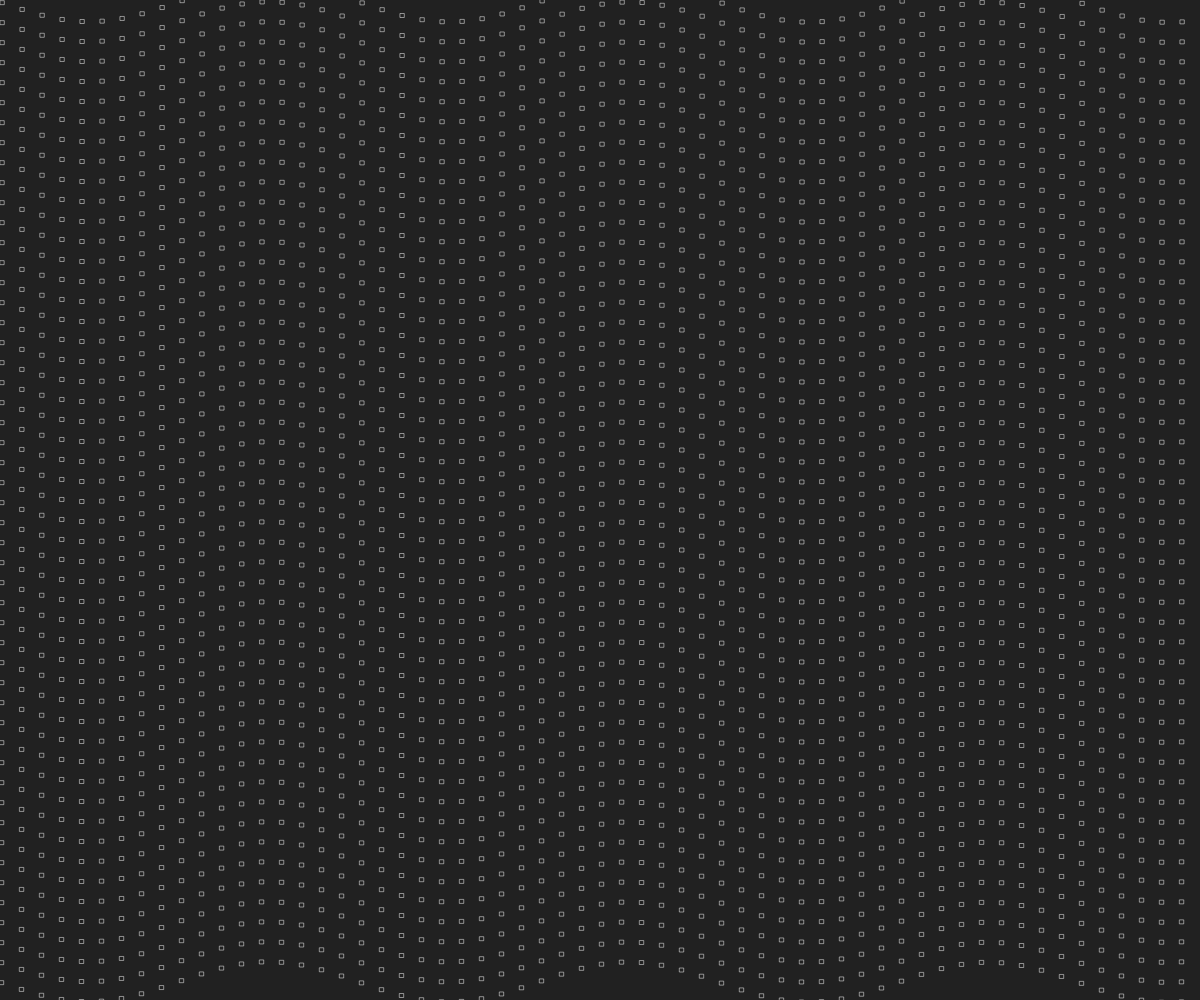
Frame 1 (no input)
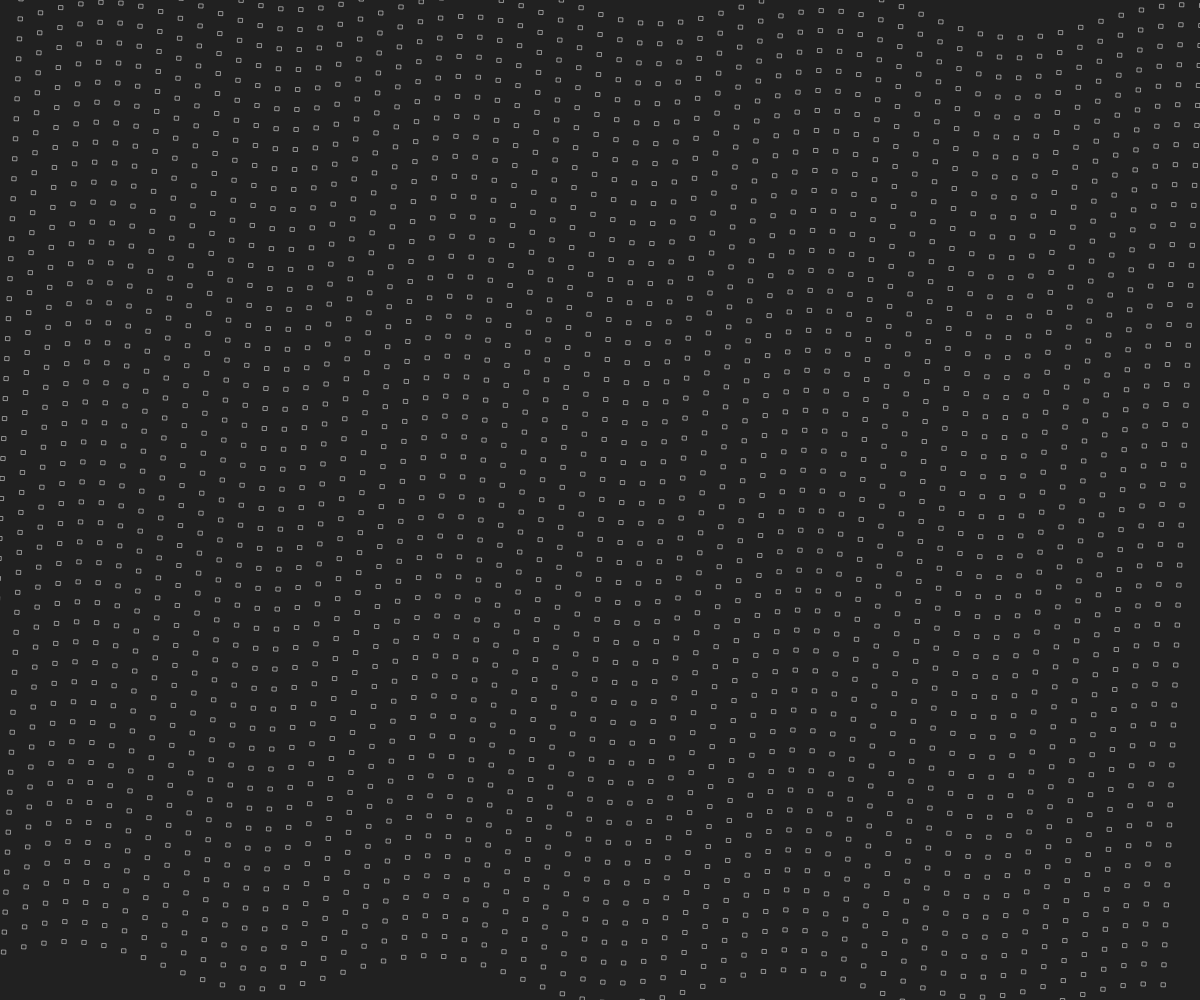
Frame 60 (no input)
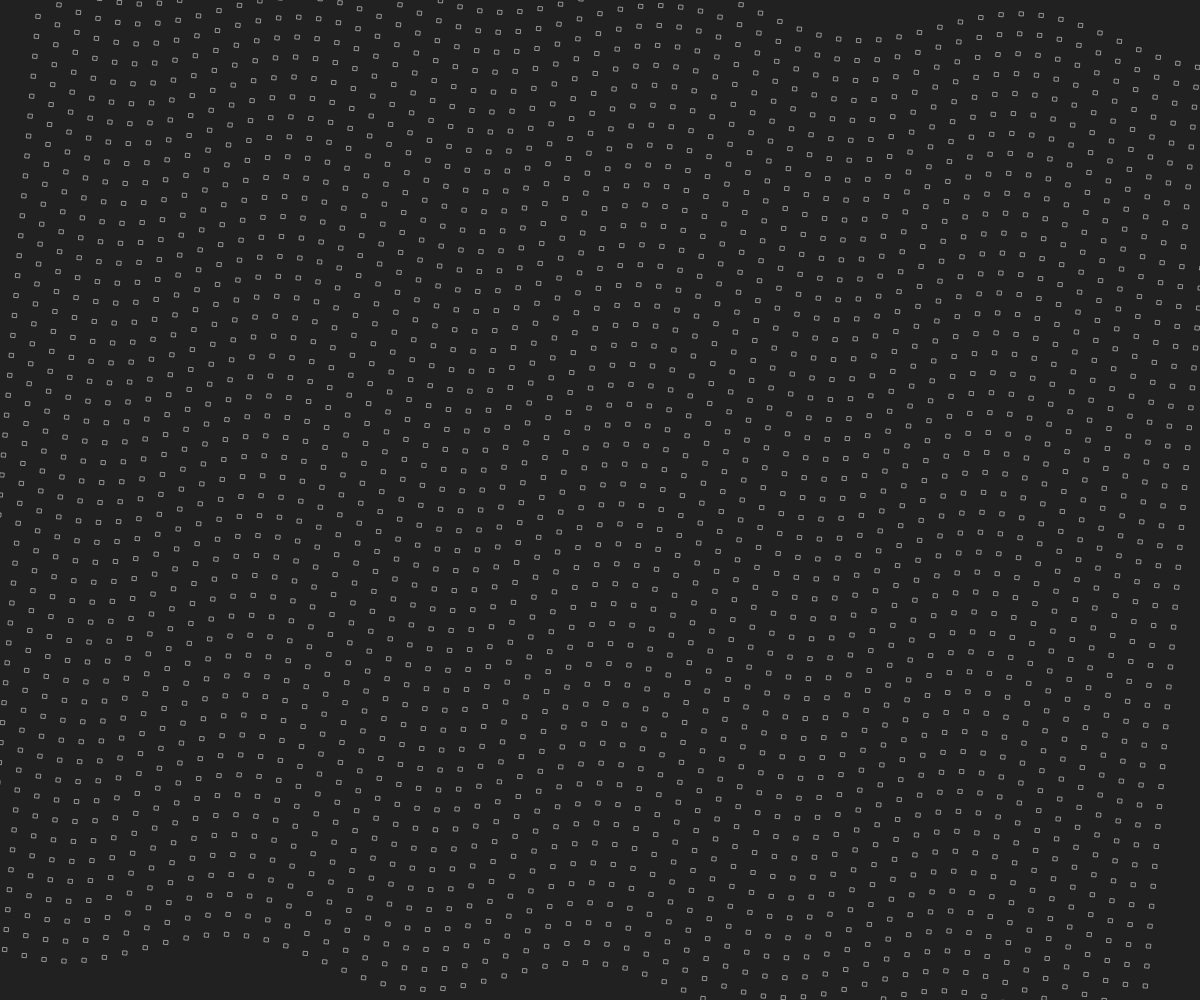
Frame 120 (the mouse pressed at the canvas centre since frame 60)

The p5.js sketch that drew these frames (run headless with seeded random() and noise() and a simulated clock; from frame 60 on, the mouse is pressed at the canvas centre):

// p5.js sketch
// ── sketch.js
//==========
// p5.js

const palette = ["#F4F1DE", "#E07A5F", "#3D405B", "#81B29A", "#F2CC8F"];
const rad = 20;
let cX, cY, rows, cols, t;

function setup(){
	createCanvas(windowWidth,windowHeight);
	angleMode(DEGREES);
	frameRate(32);
	background(33);
	noFill();
	stroke(255);

	cX = width / 2;
	cY = height / 2;
	rows = height / rad;
	cols = width / rad;
	t = 0;
}

function draw(){
	background(33);

	// noStroke();
	// fill(33, 33, 33, 66);
	// rect(0, 0, width, height);

	t += 3;

	stroke(255);
	strokeWeight(0.5);
	noFill();

	push();
	translate(cX, cY);
	rotate(t/80);
	for(let i=0; i<rows; i++){
		let x = cols * rad/-2;
		let y = rows * rad/-2 + i*rad;
		drawWave(x, y);
	}
	pop();
}

function drawWave(wX, wY){

	for(let i=0; i<cols; i++){
		let r = i * rad;
		let x = wX + r;
		let y = wY + sin(r+t) * rad;
		//circle(x, y, 4);
		square(x, y, 4);
	}
}
